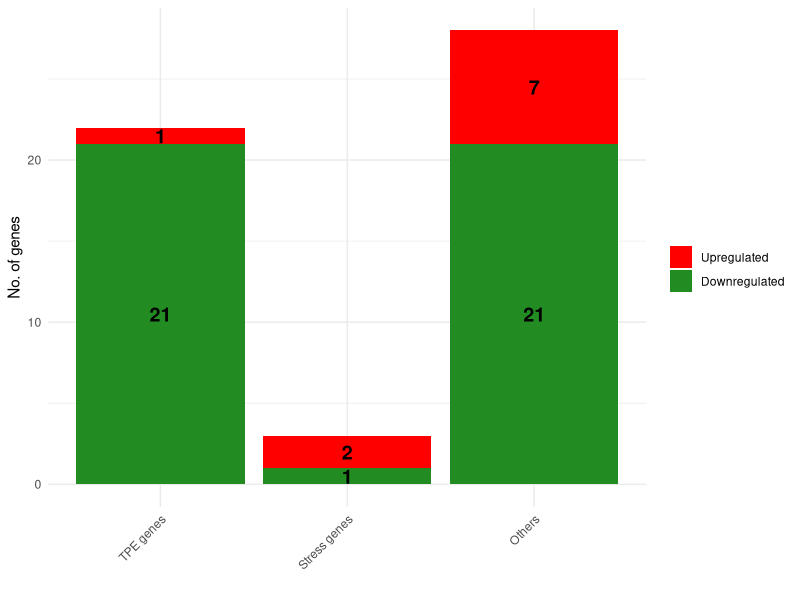

The R source for this figure:
# Install and load the ggplot2 package
install.packages("ggplot2")
library(ggplot2)

# Create the data frame
data <- data.frame(
  Category = c("TPE genes", "Stress genes", "Others"),
  Upregulated = c(1, 2, 7),
  Downregulated = c(21, 1, 21)
)

# Convert the data to long format
data_long <- reshape2::melt(data, id.vars = "Category", variable.name = "Condition", value.name = "No_of_genes")

# Define the stacking order of conditions
data_long$Condition <- factor(
  data_long$Condition,
  levels = c("Upregulated", "Downregulated")
)

# Define the order of categories on the x-axis
data_long$Category <- factor(
  data_long$Category,
  levels = c("TPE genes", "Stress genes", "Others")
)

# Plot the stacked bar chart
ggplot(data_long, aes(x = Category, y = No_of_genes, fill = Condition)) +
  geom_bar(stat = "identity", position = "stack") +
  scale_fill_manual(values = c("red", "forestgreen")) +
  labs(y = "No. of genes", x = "", fill = "") +
  theme_minimal() +
  theme(axis.text.x = element_text(angle = 45, hjust = 1)) +
  geom_text(
  aes(label = No_of_genes),
  position = position_stack(vjust = 0.5),
  size = 5,
  fontface = "bold",
  colour = "black"
)

